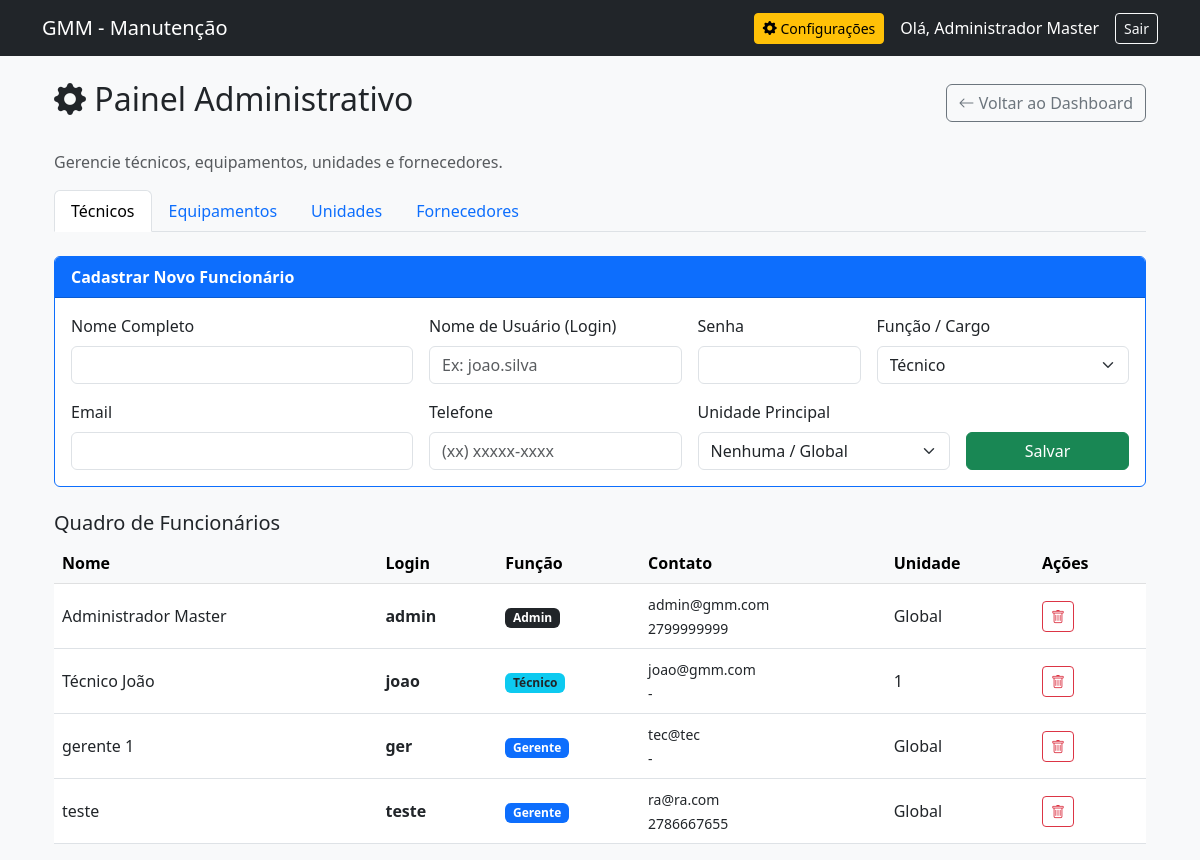
Page /admin/configuracoes (signed in) on the committed database.
### app/models/models.py (models this page shows, shortened)
class Usuario(UserMixin, db.Model):
    __tablename__ = 'usuarios'
    id = db.Column(db.Integer, primary_key=True)
    nome = db.Column(db.String(100), nullable=False)
    username = db.Column(db.String(50), unique=True, nullable=False) # Login
    telefone = db.Column(db.String(20), nullable=True)
    email = db.Column(db.String(120), unique=True, nullable=True) # Agora é apenas contato
    senha_hash = db.Column(db.String(255), nullable=False)
    tipo = db.Column(db.String(20), nullable=False)
    unidade_padrao_id = db.Column(db.Integer, db.ForeignKey('unidades.id'), nullable=True)
    ativo = db.Column(db.Boolean, default=True)
    ultimo_acesso = db.Column(db.DateTime, nullable=True)
    created_at = db.Column(db.DateTime, default=datetime.utcnow)
    registros = db.relationship('RegistroPonto', backref='usuario', lazy=True)

### app/routes/admin.py (the view)
@bp.route('/configuracoes', methods=['GET'])
@login_required
def dashboard():
    active_tab = request.args.get('tab', 'tecnicos')
    unidades = Unidade.query.all()
    funcionarios = Usuario.query.order_by(Usuario.nome).all()
    equipamentos = Equipamento.query.all()
    fornecedores = Fornecedor.query.all()
    estoque_itens = Estoque.query.all()
    return render_template('admin_config.html',
                         unidades=unidades,
                         funcionarios=funcionarios,
                         equipamentos=equipamentos,
                         fornecedores=fornecedores,
                         estoque_itens=estoque_itens,
                         active_tab=active_tab)

### app/__init__.py (called while the page is built)
def create_app():
    app = Flask(__name__)
    app.config.from_object('config.Config')
    db.init_app(app)
    login_manager.init_app(app)
    migrate.init_app(app, db)
    @login_manager.user_loader
    def load_user(user_id):
        return Usuario.query.get(int(user_id))
    from app.routes import auth, ponto, admin, os
    app.register_blueprint(auth.bp)
    app.register_blueprint(ponto.bp)
    app.register_blueprint(admin.bp)
    app.register_blueprint(os.bp)
    @app.route('/')
    def root():
        return redirect(url_for('auth.login'))
    return app

### app/routes/admin.py (called while the page is built)
@bp.before_request
def restrict_to_admin():
    if request.endpoint == 'admin.buscar_fornecedores_peca':
        return
    if not current_user.is_authenticated or current_user.tipo != 'admin':
        abort(403)

### app/templates/admin_config.html (shortened to what this page needs)
{% extends "base.html" %}
{% block content %}
<div class="container mt-4">
    <div class="d-flex justify-content-between align-items-center mb-4">
        <h2><i class="bi bi-gear-fill"></i> Painel Administrativo</h2>
        <a href="{{ url_for('ponto.index') }}" class="btn btn-outline-secondary">
            <i class="bi bi-arrow-left"></i> Voltar ao Dashboard
        </a>
    </div>
    <p class="text-muted">Gerencie técnicos, equipamentos, unidades e fornecedores.</p>
    <ul class="nav nav-tabs mb-4" id="adminTabs" role="tablist">
        <li class="nav-item">
            <button class="nav-link {% if active_tab == 'tecnicos' %}active{% endif %}" data-bs-toggle="tab"
                data-bs-target="#tecnicos">Técnicos</button>
        </li>
        <li class="nav-item">
            <button class="nav-link {% if active_tab == 'equipamentos' %}active{% endif %}" data-bs-toggle="tab"
                data-bs-target="#equipamentos">Equipamentos</button>
        </li>
        <li class="nav-item">
            <button class="nav-link {% if active_tab == 'unidades' %}active{% endif %}" data-bs-toggle="tab"
                data-bs-target="#unidades">Unidades</button>
        </li>
        <li class="nav-item">
            <button class="nav-link {% if active_tab == 'fornecedores' %}active{% endif %}" data-bs-toggle="tab"
                data-bs-target="#fornecedores">Fornecedores</button>
        </li>
    </ul>
    <div class="tab-content">
        <div class="tab-pane fade {% if active_tab == 'tecnicos' %}show active{% endif %}" id="tecnicos">
            <div class="card mb-4 border-primary">
                <div class="card-header bg-primary text-white fw-bold">Cadastrar Novo Funcionário</div>
                <div class="card-body">
                    <form action="{{ url_for('admin.novo_usuario') }}" method="POST">
                        <div class="row g-3">
                            <div class="col-md-4">
                                <label class="form-label">Nome Completo</label>
                                <input type="text" name="nome" class="form-control" required>
                            </div>
                            <div class="col-md-3">
                                <label class="form-label">Nome de Usuário (Login)</label>
                                <input type="text" name="username" class="form-control" placeholder="Ex: joao.silva"
                                    required>
                            </div>
                            <div class="col-md-2">
                                <label class="form-label">Senha</label>
                                <input type="password" name="senha" class="form-control" required>
                            </div>
                            <div class="col-md-3">
                                <label class="form-label">Função / Cargo</label>
                                <select name="tipo" class="form-select" required>
                                    <option value="tecnico">Técnico</option>
                                </select>
                            </div>
                            <div class="col-md-4">
                                <label class="form-label">Email</label>
                                <input type="email" name="email" class="form-control">
                            </div>
                            <div class="col-md-3">
                                <label class="form-label">Telefone</label>
                                <input type="text" name="telefone" class="form-control" placeholder="(xx) xxxxx-xxxx">
                            </div>
                            <div class="col-md-3">
                                <label class="form-label">Unidade Principal</label>
                                <select name="unidade_id" class="form-select">
                                    <option value="">Nenhuma / Global</option>
                                </select>
                            </div>
                            <div class="col-md-2 d-flex align-items-end">
                                <button type="submit" class="btn btn-success w-100">Salvar</button>
                            </div>
                        </div>
                    </form>
                </div>
            </div>
            <h5>Quadro de Funcionários</h5>
            <div class="table-responsive">
                <table class="table table-hover align-middle">
                    <thead class="table-light">
                        <tr>
                            <th>Nome</th>
                            <th>Login</th>
                            <th>Função</th>
                            <th>Contato</th>
                            <th>Unidade</th>
                            <th>Ações</th>
                        </tr>
                    </thead>
                    <tbody>
                        {% for f in funcionarios %}
                        <tr>
                            <td>{{ f.nome }}</td>
                            <td class="fw-bold">{{ f.username }}</td>
                            <td>
                                {% if f.tipo == 'admin' %}<span class="badge bg-dark">Admin</span>{% endif %}
                                {% if f.tipo == 'gerente' %}<span class="badge bg-primary">Gerente</span>{% endif %}
                                {% if f.tipo == 'tecnico' %}<span class="badge bg-info text-dark">Técnico</span>{% endif
                                %}
                            </td>
                            <td>
                                <small>{{ f.email or '-' }}<br>{{ f.telefone or '-' }}</small>
                            </td>
                            <td>{{ f.unidade_padrao_id or 'Global' }}</td>
                            <td>
                                <a href="{{ url_for('admin.excluir_tecnico', id=f.id) }}"
                                    class="btn btn-sm btn-outline-danger"
                                    onclick="return confirm('Excluir {{ f.nome }}?')"><i class="bi bi-trash"></i></a>
                            </td>
                        </tr>
                        {% endfor %}
                    </tbody>
                </table>
            </div>
        </div>
    </div>
</div>
{% endblock %}

### app/templates/base.html (shortened to what this page needs)
<!DOCTYPE html>
<html lang="pt-br">
<head>
    <link href="https://cdn.jsdelivr.net/npm/bootstrap@5.3.0/dist/css/bootstrap.min.css" rel="stylesheet">
    <link rel="stylesheet" href="https://cdn.jsdelivr.net/npm/bootstrap-icons@1.10.0/font/bootstrap-icons.css">
</head>
<body class="bg-light">
    <nav class="navbar navbar-dark bg-dark mb-4">
        <div class="container">
            <a class="navbar-brand" href="{{ url_for('ponto.index') }}">GMM - Manutenção</a>
            {% if current_user.is_authenticated %}
            <div class="d-flex align-items-center">
                {% if current_user.tipo == 'admin' %}
                <a href="{{ url_for('admin.dashboard') }}" class="btn btn-warning btn-sm me-3">
                    <i class="bi bi-gear-fill"></i> Configurações
                </a>
                {% endif %}
                <span class="navbar-text text-white me-3">Olá, {{ current_user.nome }}</span>
                <a href="{{ url_for('auth.logout') }}" class="btn btn-outline-light btn-sm">Sair</a>
            </div>
            {% endif %}
        </div>
    </nav>
    <div class="container">
        {% block content %}{% endblock %}
    </div>
</body>
</html>

### rows in the picture
Usuario: nome "Administrador Master", username "admin", tipo "Admin", email "admin@gmm.com", telefone "2799999999", unidade_padrao_id "Global"
Usuario: nome "Técnico João", username "joao", tipo "Técnico", email "joao@gmm.com", telefone "-", unidade_padrao "1"
Usuario: nome "gerente 1", username "ger", tipo "Gerente", email "tec@tec", telefone "-", unidade_padrao_id "Global"
Usuario: nome "teste", username "teste", tipo "Gerente", email "ra@ra.com", telefone "2786667655", unidade_padrao_id "Global"
